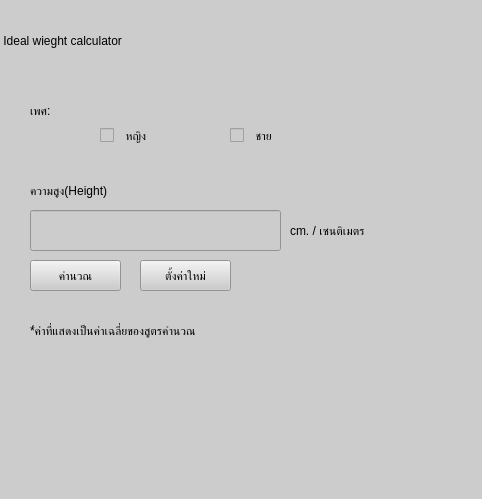
<?xml version="1.0" encoding="UTF-8"?>
<ui version="4.0">
 <class>MainWindow</class>
 <widget class="QMainWindow" name="MainWindow">
  <property name="geometry">
   <rect>
    <x>0</x>
    <y>0</y>
    <width>482</width>
    <height>499</height>
   </rect>
  </property>
  <property name="maximumSize">
   <size>
    <width>482</width>
    <height>499</height>
   </size>
  </property>
  <property name="windowTitle">
   <string>Height to fit Weight</string>
  </property>
  <property name="styleSheet">
   <string notr="true">background-color: rgb(204, 204, 204);
background-image: url(:/image/images11.jpg);
</string>
  </property>
  <widget class="QWidget" name="centralwidget">
   <widget class="QLabel" name="label">
    <property name="geometry">
     <rect>
      <x>0</x>
      <y>0</y>
      <width>521</width>
      <height>81</height>
     </rect>
    </property>
    <property name="maximumSize">
     <size>
      <width>521</width>
      <height>81</height>
     </size>
    </property>
    <property name="styleSheet">
     <string notr="true">font: 75 18pt &quot;MS Shell Dlg 2&quot;;
</string>
    </property>
    <property name="text">
     <string> Ideal wieght calculator</string>
    </property>
   </widget>
   <widget class="QLabel" name="label_2">
    <property name="geometry">
     <rect>
      <x>30</x>
      <y>90</y>
      <width>61</width>
      <height>41</height>
     </rect>
    </property>
    <property name="styleSheet">
     <string notr="true">font: 75 12pt &quot;MS Shell Dlg 2&quot;;
</string>
    </property>
    <property name="text">
     <string>เพศ:</string>
    </property>
   </widget>
   <widget class="QCheckBox" name="Female">
    <property name="geometry">
     <rect>
      <x>100</x>
      <y>120</y>
      <width>70</width>
      <height>31</height>
     </rect>
    </property>
    <property name="styleSheet">
     <string notr="true">font: 75 12pt &quot;MS Shell Dlg 2&quot;;
</string>
    </property>
    <property name="text">
     <string>  หญิง</string>
    </property>
   </widget>
   <widget class="QCheckBox" name="Male">
    <property name="geometry">
     <rect>
      <x>230</x>
      <y>120</y>
      <width>70</width>
      <height>31</height>
     </rect>
    </property>
    <property name="styleSheet">
     <string notr="true">font: 75 12pt &quot;MS Shell Dlg 2&quot;;</string>
    </property>
    <property name="text">
     <string>  ชาย</string>
    </property>
   </widget>
   <widget class="QLabel" name="label_3">
    <property name="geometry">
     <rect>
      <x>30</x>
      <y>170</y>
      <width>111</width>
      <height>41</height>
     </rect>
    </property>
    <property name="styleSheet">
     <string notr="true">font: 75 12pt &quot;MS Shell Dlg 2&quot;;</string>
    </property>
    <property name="text">
     <string>ความสูง(Height)</string>
    </property>
   </widget>
   <widget class="QLineEdit" name="Height">
    <property name="geometry">
     <rect>
      <x>30</x>
      <y>210</y>
      <width>251</width>
      <height>41</height>
     </rect>
    </property>
   </widget>
   <widget class="QLabel" name="label_4">
    <property name="geometry">
     <rect>
      <x>290</x>
      <y>210</y>
      <width>101</width>
      <height>41</height>
     </rect>
    </property>
    <property name="styleSheet">
     <string notr="true">font: 75 10pt &quot;MS Shell Dlg 2&quot;;</string>
    </property>
    <property name="text">
     <string>cm. / เซนติเมตร</string>
    </property>
   </widget>
   <widget class="QPushButton" name="CC">
    <property name="geometry">
     <rect>
      <x>30</x>
      <y>260</y>
      <width>91</width>
      <height>31</height>
     </rect>
    </property>
    <property name="styleSheet">
     <string notr="true">font: 8pt &quot;MS Shell Dlg 2&quot;;
</string>
    </property>
    <property name="text">
     <string>คำนวณ</string>
    </property>
   </widget>
   <widget class="QPushButton" name="TT">
    <property name="geometry">
     <rect>
      <x>140</x>
      <y>260</y>
      <width>91</width>
      <height>31</height>
     </rect>
    </property>
    <property name="styleSheet">
     <string notr="true">font: 75 8pt &quot;MS Shell Dlg 2&quot;;
</string>
    </property>
    <property name="text">
     <string>ตั้งค่าใหม่</string>
    </property>
   </widget>
   <widget class="QLabel" name="label_5">
    <property name="geometry">
     <rect>
      <x>30</x>
      <y>320</y>
      <width>181</width>
      <height>21</height>
     </rect>
    </property>
    <property name="text">
     <string>*่ค่าที่แสดงเป็นค่าเฉลี่ยของสูตรคำนวณ</string>
    </property>
   </widget>
   <widget class="QLabel" name="label_6">
    <property name="geometry">
     <rect>
      <x>30</x>
      <y>360</y>
      <width>421</width>
      <height>61</height>
     </rect>
    </property>
    <property name="styleSheet">
     <string notr="true">font: 75 16pt &quot;MS Shell Dlg 2&quot;;</string>
    </property>
    <property name="text">
     <string/>
    </property>
   </widget>
  </widget>
  <widget class="QStatusBar" name="statusbar"/>
 </widget>
 <resources>
  <include location="image.qrc"/>
 </resources>
 <connections/>
</ui>
